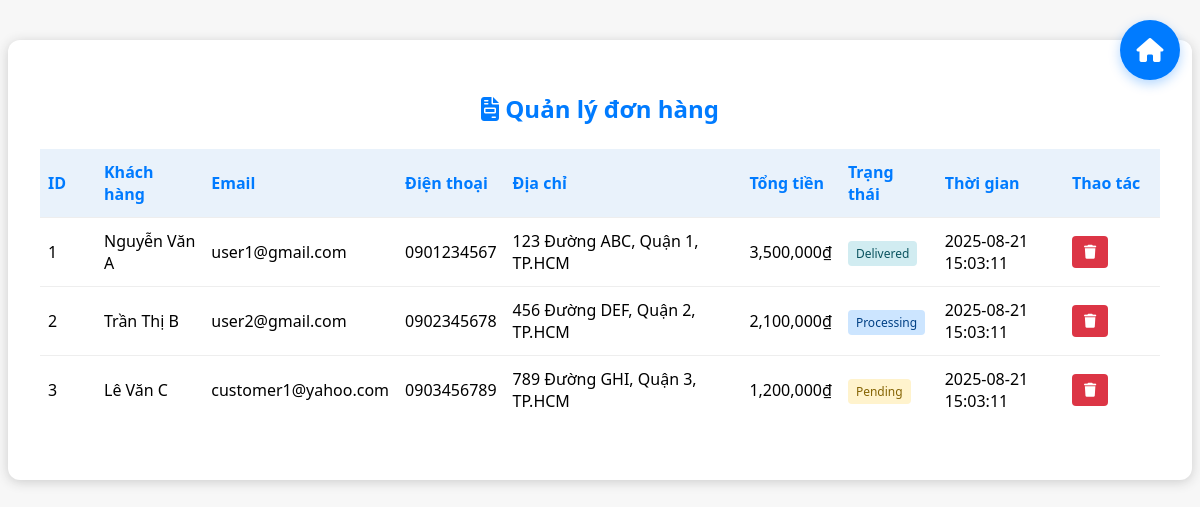
The app's page /Admin/index.php?controller=order&action=list (signed in) with its own data.
### tables this page shows
CREATE TABLE orders (
    id INT AUTO_INCREMENT PRIMARY KEY,
    user_id INT,
    total_amount DECIMAL(10,2),
    status ENUM('pending', 'processing', 'shipped', 'delivered', 'cancelled') DEFAULT 'pending',
    customer_name VARCHAR(100),
    customer_email VARCHAR(100),
    customer_phone VARCHAR(20),
    shipping_address TEXT,
    created_at DATETIME DEFAULT CURRENT_TIMESTAMP,
    updated_at DATETIME DEFAULT CURRENT_TIMESTAMP ON UPDATE CURRENT_TIMESTAMP,
    FOREIGN KEY (user_id) REFERENCES users(id) ON DELETE SET NULL
);

### controllers/OrderController.php (called while the page is built, shortened)
<?php
class OrderController {
    public function list() {
        require_once __DIR__ . '/../models/OrderModel.php';
        $orderModel = new OrderModel();
        $orders = $orderModel->getAllOrders();
        require_once __DIR__ . '/../Admin/Views/order_admin.php';
    }
}

### models/OrderModel.php (called while the page is built, shortened)
<?php
class OrderModel {
    public function getAllOrders() {
        $conn = connectDB();
        $stmt = $conn->query("
            SELECT
                o.id,
                o.user_id,
                o.total_amount,
                o.status,
                o.customer_name,
                o.customer_email,
                o.customer_phone,
                o.shipping_address,
                o.created_at,
                u.username
            FROM orders o
            LEFT JOIN users u ON o.user_id = u.id
            ORDER BY o.created_at DESC
        ");
        return $stmt->fetchAll();
    }
}

### Admin/Views/order_admin.php (the view, shortened to what this page needs)
<!DOCTYPE html>
<html lang="vi">
<head>
    <link rel="stylesheet" href="https://cdnjs.cloudflare.com/ajax/libs/font-awesome/6.4.0/css/all.min.css">
</head>
<body>
    <div class="container">
        <h2><i class="fa-solid fa-file-invoice"></i> Quản lý đơn hàng</h2>
        <table>
            <tr>
                <th>ID</th>
                <th>Khách hàng</th>
                <th>Email</th>
                <th>Điện thoại</th>
                <th>Địa chỉ</th>
                <th>Tổng tiền</th>
                <th>Trạng thái</th>
                <th>Thời gian</th>
                <th>Thao tác</th>
            </tr>
            <?php if (!empty($orders) && is_array($orders)): ?>
            <?php foreach ($orders as $order): ?>
            <tr>
                <td><?= $order['id'] ?></td>
                <td><?= htmlspecialchars($order['customer_name'] ?? $order['username'] ?? 'N/A') ?></td>
                <td><?= htmlspecialchars($order['customer_email'] ?? 'N/A') ?></td>
                <td><?= htmlspecialchars($order['customer_phone'] ?? 'N/A') ?></td>
                <td><?= htmlspecialchars($order['shipping_address'] ?? 'N/A') ?></td>
                <td><?= number_format($order['total_amount'] ?? 0) ?>₫</td>
                <td>
                    <span class="status-<?= $order['status'] ?? 'pending' ?>">
                        <?= ucfirst($order['status'] ?? 'pending') ?>
                    </span>
                </td>
                <td><?= $order['created_at'] ?? '' ?></td>
                <td>
                    <button class="btn-delete" onclick="confirmDelete(<?= $order['id'] ?>)" title="Xóa đơn hàng">
                        <i class="fa-solid fa-trash"></i>
                    </button>
                </td>
            </tr>
            <?php endforeach; ?>
            <?php else: ?>
            <tr>
                <td colspan="9" style="text-align:center;color:#888;">Không có đơn hàng nào.</td>
            </tr>
            <?php endif; ?>
        </table>
        <a href="/mvc-oop-basic-duanmau/Admin/index.php" class="floating-dashboard" title="Về Dashboard Admin">
            <i class="fa-solid fa-home"></i>
        </a>
    </div>
</body>
</html>

### Admin/Views/order_admin.php (style rules this page uses)
body { background: #f7f7f7; font-family: 'Segoe UI', Arial, sans-serif; }
.floating-dashboard { position: fixed; top: 20px; right: 20px; z-index: 1000; background: #007bff; color: white; width: 60px; height: 60px; border-radius: 50%; display: flex; align-items: center; justify-content: center; text-decoration: none; box-shadow: 0 4px 12px rgba(0, 123, 255, 0.3); transition: all 0.3s ease; font-size: 24px; }
.container { max-width: 1200px; margin: 40px auto; background: #fff; border-radius: 12px; box-shadow: 0 2px 12px #ccc; padding: 32px; }
h2 { text-align: center; color: #007bff; margin-bottom: 24px; }
table { width: 100%; border-collapse: collapse; margin-bottom: 24px; overflow-x: auto; display: block; white-space: nowrap; }
@media (min-width: 768px) { table { display: table; white-space: normal; } }
th, td { padding: 12px 8px; border-bottom: 1px solid #eee; text-align: left; min-width: 80px; }
th:first-child, td:first-child { min-width: 40px; }
th:nth-child(5), td:nth-child(5) { min-width: 200px; max-width: 250px; overflow: hidden; text-overflow: ellipsis; }
th { background: #e9f2fb; color: #007bff; }
tr:last-child td { border-bottom: none; }
.status-pending { background: #fff3cd; color: #856404; padding: 4px 8px; border-radius: 4px; font-size: 12px; font-weight: 500; }
.status-processing { background: #cce5ff; color: #004085; padding: 4px 8px; border-radius: 4px; font-size: 12px; font-weight: 500; }
.status-delivered { background: #d1ecf1; color: #0c5460; padding: 4px 8px; border-radius: 4px; font-size: 12px; font-weight: 500; }
.btn-delete { background: #dc3545; color: white; border: none; padding: 8px 12px; border-radius: 4px; cursor: pointer; font-size: 14px; transition: all 0.3s ease; }

### records on screen
orders: id "1", customer_name "Nguyễn Văn A", customer_email "user1@gmail.com", customer_phone "0901234567", shipping_address "123 Đường ABC, Quận 1, TP.HCM", total_amount "3,500,000", status "Delivered", created_at "2025-08-21 15:03:11"
orders: id "2", customer_name "Trần Thị B", customer_email "user2@gmail.com", customer_phone "0902345678", shipping_address "456 Đường DEF, Quận 2, TP.HCM", total_amount "2,100,000", status "Processing", created_at "2025-08-21 15:03:11"
orders: id "3", customer_name "Lê Văn C", customer_email "customer1@yahoo.com", customer_phone "0903456789", shipping_address "789 Đường GHI, Quận 3, TP.HCM", total_amount "1,200,000", status "Pending", created_at "2025-08-21 15:03:11"
